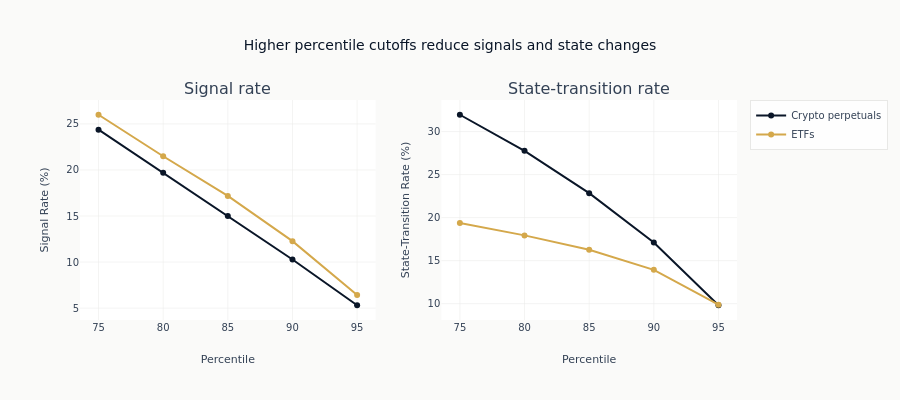

Notebook code cell kept with this figure:
### Code cell
fig.update_layout(
    title="Higher percentile cutoffs reduce signals and state changes",
    height=400,
    margin=dict(t=100, r=140),
    legend=dict(x=1.02, y=1.0, xanchor="left", yanchor="top"),
)
fig.update_xaxes(title_text="Percentile", row=1, col=1)
fig.update_xaxes(title_text="Percentile", row=1, col=2)
fig.update_yaxes(title_text="Signal Rate (%)", row=1, col=1)
fig.update_yaxes(title_text="State-Transition Rate (%)", row=1, col=2)
fig.show()

### Figure 1 — Plotly figure (JSON) as saved in the notebook; plotly's stock layout.template omitted (floating-point values rounded to 4 significant figures)
{"data": [{"line": {"color": "#0a1628"}, "marker": {"color": "#0a1628"}, "mode": "lines+markers", "name": "Crypto perpetuals", "type": "scatter", "x": [75, 80, 85, 90, 95], "xaxis": "x", "y": [24.37, 19.7, 15.01, 10.28, 5.313], "yaxis": "y"}, {"line": {"color": "#0a1628"}, "marker": {"color": "#0a1628"}, "mode": "lines+markers", "name": "Crypto perpetuals", "showlegend": false, "type": "scatter", "x": [75, 80, 85, 90, 95], "xaxis": "x2", "y": [31.96, 27.76, 22.84, 17.11, 9.815], "yaxis": "y2"}, {"line": {"color": "#D4A84B"}, "marker": {"color": "#D4A84B"}, "mode": "lines+markers", "name": "ETFs", "type": "scatter", "x": [75, 80, 85, 90, 95], "xaxis": "x", "y": [25.99, 21.49, 17.18, 12.27, 6.425], "yaxis": "y"}, {"line": {"color": "#D4A84B"}, "marker": {"color": "#D4A84B"}, "mode": "lines+markers", "name": "ETFs", "showlegend": false, "type": "scatter", "x": [75, 80, 85, 90, 95], "xaxis": "x2", "y": [19.37, 17.93, 16.26, 13.93, 9.884], "yaxis": "y2"}], "layout": {"annotations": [{"font": {"size": 16}, "showarrow": false, "text": "Signal rate", "x": 0.225, "xanchor": "center", "xref": "paper", "y": 1.0, "yanchor": "bottom", "yref": "paper"}, {"font": {"size": 16}, "showarrow": false, "text": "State-transition rate", "x": 0.775, "xanchor": "center", "xref": "paper", "y": 1.0, "yanchor": "bottom", "yref": "paper"}], "height": 400, "legend": {"x": 1.02, "xanchor": "left", "y": 1.0, "yanchor": "top"}, "margin": {"r": 140, "t": 100}, "title": {"text": "Higher percentile cutoffs reduce signals and state changes"}, "xaxis": {"anchor": "y", "domain": [0.0, 0.45], "title": {"text": "Percentile"}}, "xaxis2": {"anchor": "y2", "domain": [0.55, 1.0], "title": {"text": "Percentile"}}, "yaxis": {"anchor": "x", "domain": [0.0, 1.0], "title": {"text": "Signal Rate (%)"}}, "yaxis2": {"anchor": "x2", "domain": [0.0, 1.0], "title": {"text": "State-Transition Rate (%)"}}}}
